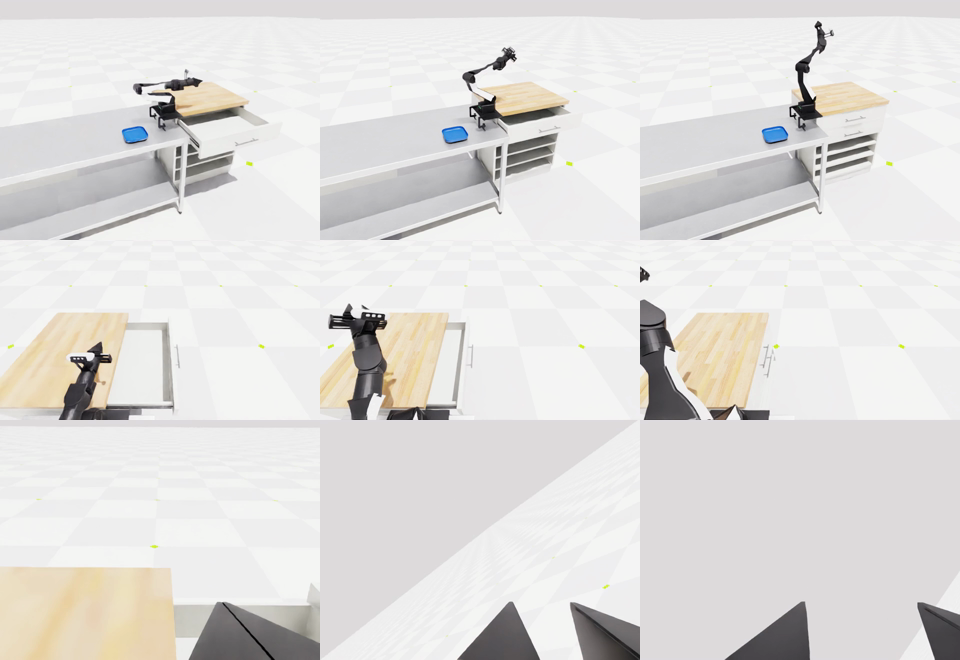
#> input picture verification/render-isaac-20261117/views-m0-l0.png, 960 x 660 px
$ python -i h3_clean_references.py   (imports and definitions only)
#> lines starting #> are read from the running program, lines starting #| are printed output that depends on the picture
### src/datafarm/render/h3/h3_paths.py
#!/usr/bin/env python3
"""H3 control-hybrid 渲染工具的部署绑定（仅用标准库）。

harness 没有机器默认值：run directory、H3 解释器、model/repo 根目录和 scheduler 都在
工具需要它们的时刻在此解析，缺失或不存在即 fail closed。

  run directory   --run-dir <dir>  or  env H3_RUN            (仅数据：tasks/, recipes/, pkgs/, queue/, cache/,
                                                              screen/, reviews/, eval/realpool/；绝不含代码)
  bindings        env <KEY>, 否则 env DATAFARM_<KEY>, 否则 runtime bindings 文件中的显式条目
                  (DATAFARM_BINDINGS, 否则 <DATAFARM_WORKSPACE 或本检出目录>/bindings.json)；除 H3_PYTHON
                  回退到当前解释器外，没有内建默认值。

Keys: H3_PYTHON（含 torch/diffusers/VideoX-Fun 依赖的 python）、H3_MODELS（包含 MiniMax-H3/Ref2VA 与
MiniMax-H3-Fun-Controlnet-Union/）、H3_VIDEOX_FUN（已应用 vendor/videox_fun 的 VideoX-Fun 检出目录）、
H3_TURBO_LORA（Sol-H3 Turbo 4-step Ref2VA LoRA 文件）、GPU_SCHEDULER（scheduler 可执行文件）、H3_EVAL_DINO
（用于冻结 EVAL-v1 评分器的 DINOv2-base 目录）、H3_SAM2（sam2.1-hiera-large 目录，仅 OOD 工具使用）、
H3_HED_ANNOTATOR_REPO（打过补丁的 VideoX-Fun 的 soft-HED 工具所读取的 ControlNet annotator 源码）。

  python3 h3_paths.py get H3_MODELS        # 打印解析后的值，或退出码 2 并给出原因
  python3 h3_paths.py get H3_RUN          # run directory（env H3_RUN）
  python3 h3_paths.py show                 # 每个 key：值或无法解析的原因
"""
from __future__ import annotations

import os
import re
import sys
from pathlib import Path

HERE = Path(__file__).resolve().parent
REPO = HERE.parents[3]  # src/datafarm/render/h3 -> 携带此 harness 的 datafarm 源码检出目录
EVAL_DIR = REPO / "evaluations" / "render-h3"
BINDING_KEYS = ("H3_PYTHON", "H3_MODELS", "H3_VIDEOX_FUN", "H3_TURBO_LORA", "GPU_SCHEDULER", "H3_EVAL_DINO", "H3_SAM2",
                "H3_HED_ANNOTATOR_REPO")
TOKEN = re.compile(r"\$\{([A-Z][A-Z0-9_]*)\}")
_RUN_DIR: Path | None = None


class MissingBinding(SystemExit):
    """必需的部署值缺失或不存在（以 SystemExit 抛出，使 CLI 干净退出）。"""

    def __init__(self, message: str):
        super().__init__(message)
        self.message = message

    def __str__(self) -> str:
        return self.message


def add_run_dir_arg(parser) -> None:
    parser.add_argument("--run-dir", type=Path, default=None,
                        help="H3 control-hybrid run directory (default: env H3_RUN; required, no implicit default)")


# [52 lines left out: functions set_run_dir, run_dir, _bindings_file, binding, not called in this run]


def require(key: str, *, must_exist: bool = True) -> str:
    """必需的 binding：始终是非空字符串，否则抛出 MissingBinding（绝不返回 None）。"""
    return binding(key, required=True, must_exist=must_exist)


def python_exe() -> str:
    return binding("H3_PYTHON", required=False) or sys.executable


def models_root() -> Path:
    return Path(require("H3_MODELS"))


def videox_fun_repo() -> Path:
    return Path(require("H3_VIDEOX_FUN"))


def turbo_lora() -> Path:
    return Path(require("H3_TURBO_LORA"))


def gpu_scheduler() -> str:
    return require("GPU_SCHEDULER")


def eval_dino() -> str:
    return require("H3_EVAL_DINO")


def sam2_model() -> str:
    return require("H3_SAM2")


def eval_script() -> Path:
    return EVAL_DIR / "h3eval.py"


_MODEL_LAYOUT = {  # key -> (binding 根, 其内路径)
    "base_model": ("H3_MODELS", ("MiniMax-H3", "Ref2VA")),
    "control_checkpoint": ("H3_MODELS", ("MiniMax-H3-Fun-Controlnet-Union", "MiniMax-H3-Fun-Controlnet-Union.safetensors")),
    "control_config": ("H3_VIDEOX_FUN", ("config", "minimax_h3", "minimax_h3_control.yaml")),
    "videox_fun_repo": ("H3_VIDEOX_FUN", ()),
    "hed_tool": ("H3_VIDEOX_FUN", ("tools", "prepare_hed_control.py")),
    "hed_checkpoint": ("H3_VIDEOX_FUN", ("models", "annotators", "ControlNetHED.pth")),
}


# [4 lines left out: function default_model_path, not called in this run]


def default_model_paths() -> dict:
    return {key: default_model_path(key) for key in _MODEL_LAYOUT}


# [14 lines left out: function expand, not called in this run]


def datafarm_src() -> Path:
    src = REPO / "src"
    if str(src) not in sys.path:
        sys.path.insert(0, str(src))
    return src


# [30 lines left out: function main, not called in this run]


# [2 lines that do not run on import are left out]

### src/datafarm/render/h3/h3_clean_references.py
#!/usr/bin/env python3
"""从真实 episode 本身生成无物体的真实场景参考图（仅用于 references）。

假设机器人是深色的、任务物体是饱和暖色；其他场景需调整颜色掩码。

单帧 inpaint 后的底图会在物体原位置留下涂抹块。每个任务物体在真实
episode 中都会移动，因此每个 head view 的桌子像素在某些帧中可见为普通桌面：场景参考图的 head view 是
真实帧的逐像素时间中值，这些帧中该像素既不是机器人（深色）、任务物体（饱和暖色，
向外生长 30 px），也不在阴影中（比该像素自身亮簇更暗）。Wrist view 是单张真实帧，从
episode 中选出，要求该视图只显示桌面 / 墙 / 指尖（`--wrist-frames`）；`--wrist-erase` 框列出的
少量物体残留会用 Telea 填充（并在 provenance 中标注）。机器人 sheet 保留基础 bundle 的机器人
sheet，仅将任务物体颜色的碎片设为中性 sheet 灰色。

默认配方的 references_policy 不使用孤立的物体 sheet，因为它们会让生成器把
物体重新插入桌面。带 `"object_sheet": true` 的 spec 还会用
背景偏差 matte 从给定的真实帧中裁剪出完整的真实物体，并把该 sheet 加入 references。

  python h3_clean_references.py <task> --base bundle.json --variant clean --spec <run>/tasks/<task>/clean-references.json
  （读写 <run>/tasks/<task>/；run 目录 = --run-dir 或环境变量 H3_RUN）
"""
from __future__ import annotations

import argparse
import copy
import json
from pathlib import Path

import cv2
import numpy as np

import h3_media
import h3_paths
from h3_media import sha256

GREY = 128
RIM_REACH_PX = 90  # 暖色物体的浅色边缘与开口最多高出其着色部分这么多


# [52 lines left out: functions read_frames, poly_features, robust_fit, table_edge_rows, warm_mask, not called in this run]


def temporal_plate(frames: list[np.ndarray]) -> tuple[np.ndarray, np.ndarray]:
    st = np.stack(frames).astype(np.float32)                     # T,H,W,3
    gray = st.mean(axis=3)
    excl = np.zeros(gray.shape, bool)
    k = cv2.getStructuringElement(cv2.MORPH_ELLIPSE, (81, 81))
    kd = cv2.getStructuringElement(cv2.MORPH_ELLIPSE, (61, 61))
    for t, f in enumerate(frames):
        w = cv2.dilate(warm_mask(f).astype(np.uint8), k)
        up = np.zeros_like(w)
        up[:-RIM_REACH_PX] = w[RIM_REACH_PX:]
        obj = (w | up | cv2.dilate(up, k)) > 0
        dark = cv2.dilate((gray[t] < 110).astype(np.uint8), kd) > 0  # 机器人、线缆、深阴影
        excl[t] = obj | dark
    g = np.where(excl, np.nan, gray)
    hi = np.nanpercentile(g, 85, axis=0)
    use = ~excl & (gray >= hi[None] - 6)                          # 明亮的（无阴影）背景簇
    cnt = use.sum(0)
    st[~use] = np.nan
    plate = np.nanmedian(st, axis=0)
    hole = cnt < 3
    plate = np.nan_to_num(plate).clip(0, 255).astype(np.uint8)
    if hole.any():
        plate = cv2.inpaint(plate, hole.astype(np.uint8) * 255, 9, cv2.INPAINT_TELEA)
    return plate, hole


# [238 lines left out: functions swap_plate, polyfill_plate, object_crop, head_plate, wrist_frame, object_sheet and 2 more, not called in this run]


# [2 lines not run here, left out]

>>> import cv2
>>> picture = cv2.imread('../../../../verification/render-isaac-20261117/views-m0-l0.png', cv2.IMREAD_GRAYSCALE)
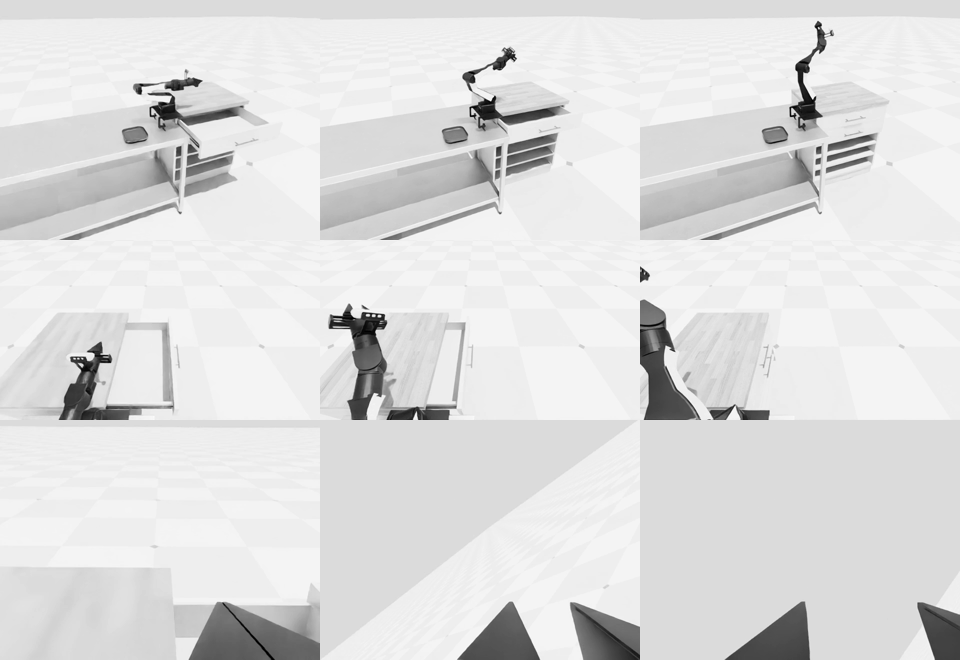
#> picture: shape (660, 960); min 0, max 253, mean 221.4
>>> result = temporal_plate(picture)
#> (the run stopped early here; a loop or call above may not have finished)
